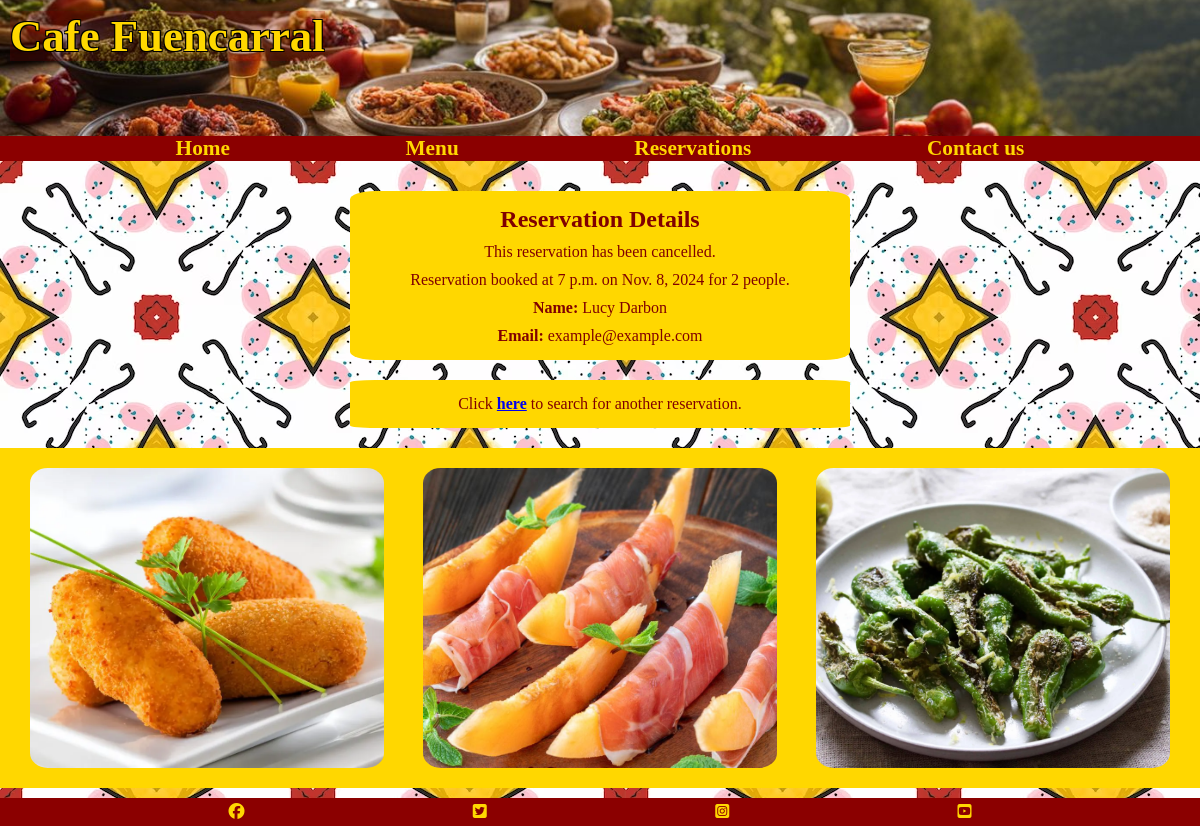
The app's page /reservations/details/FUE-LJBRFEGR/ with its own data.
### reservations/models.py (models this page shows, shortened)
class Reservation(models.Model):
    NUMBER_OF_PEOPLE_CHOICES = [
        (1, "1"),
        (2, "2"),
        (3, "3"),
        (4, "4"),
        (5, "5"),
        (6, "6"),
    ]
    TIME_OF_DAY_CHOICES = [
        (time(17, 0), "17:00"),
        (time(17, 30), "17:30"),
        (time(18, 0), "18:00"),
        (time(18, 30), "18:30"),
        (time(19, 0), "19:00"),
        (time(19, 30), "19:30"),
        (time(20, 0), "20:00"),
        (time(20, 30), "20:30"),
        (time(21, 0), "21:00"),
    ]
    STATUS_CHOICES = [
        ("Active", "Active"),
        ("Cancelled", "Cancelled"),
    ]
    people = models.IntegerField(choices=NUMBER_OF_PEOPLE_CHOICES)
    date = models.DateField()
    time = models.TimeField(choices=TIME_OF_DAY_CHOICES)
    first_name = models.CharField(max_length=50)
    last_name = models.CharField(max_length=100)
    email = models.EmailField(max_length=50)
    code = models.CharField(max_length=15, blank=True, null=True)
    timestamp = models.DateTimeField(null=True, blank=True)
    status = models.CharField(
        max_length=20,
        choices=STATUS_CHOICES,
        default="Active"
    )

### reservations/views.py (the view)
# urls.py: path('details/<str:code>/', views.details_view, name='details'),
def details_view(request, code):
    reservation = get_object_or_404(Reservation, code=code)
    can_modify = reservation.status == "Active"
    can_cancel = reservation.status == "Active"
    return render(request, 'reservations/details.html', {
        'reservation': reservation,
        'can_modify': can_modify,
        'can_cancel': can_cancel
    })

### reservations/templates/reservations/details.html (shortened to what this page needs)
{% extends "base.html" %}
{% load static %}
{% block content %}
<main>
    <section class="box">
        <h2>Reservation Details</h2>
        {% if not can_modify and not can_cancel %}
        <p>This reservation has been cancelled.</p>
        {% endif %}
        <p>Reservation booked at {{ reservation.time }} on {{ reservation.date }} for {{ reservation.people }}
            people.</p>
        <p><strong>Name:</strong> {{ reservation.first_name }} {{ reservation.last_name }}</p>
        <p><strong>Email:</strong> {{ reservation.email }}</p>
    </section>
    <section class="box">
        <p>Click <a href="{% url 'reservations:search' %}"><strong>here</strong></a> to search for another reservation.
        </p>
    </section>
    <section class="images">
        <div id="croquetas"></div>
        <div id="melon"></div>
        <div id="peppers"></div>
    </section>
</main>
{% endblock %}

### home/static/home/style.css (style rules this page uses)
* { margin: 0; padding: 0; }
main { background: url("images/background-image.avif"); color: maroon; padding-top: 10px; padding-bottom: 10px; }
.box { background-color: gold; padding: 10px; border-radius: 5%; text-align: center; width: 80%; margin: 20px auto; }
h2, p { padding: 5px; }
.images { background-color: gold; padding: 10px; }
#croquetas { background: url("images/croquetas-de-jamon-serrano.webp") no-repeat center center/cover; width: 80%; height: 150px; margin: 10px auto; border-radius: 5%; }
#melon { background: url("images/melon-con-jamon.jpg") no-repeat center center/cover; width: 80%; height: 150px; margin: 10px auto; border-radius: 5%; }
#peppers { background: url("images/padron-peppers.webp") no-repeat center center/cover; width: 80%; height: 150px; margin: 10px auto; border-radius: 5%; }
@media screen and (min-width: 768px) { .box { width: 40%; margin: 20px auto; } }
@media screen and (min-width: 768px) { .images { display: flex; justify-content: space-between; } }
@media screen and (min-width: 768px) { #paella, #patatas, #tortilla, #croquetas, #melon, #peppers, #pan, #huevos, #pulpo { height: 200px; width: 30%; } }
@media screen and (min-width: 1024px) { #paella, #patatas, #tortilla, #croquetas, #melon, #peppers, #pan, #huevos, #pulpo { height: 300px; } }

### records on screen
Reservation: time "7 p.m.", date "Nov. 8, 2024", people "2", first_name "Lucy", last_name "Darbon", email "example@example.com"
